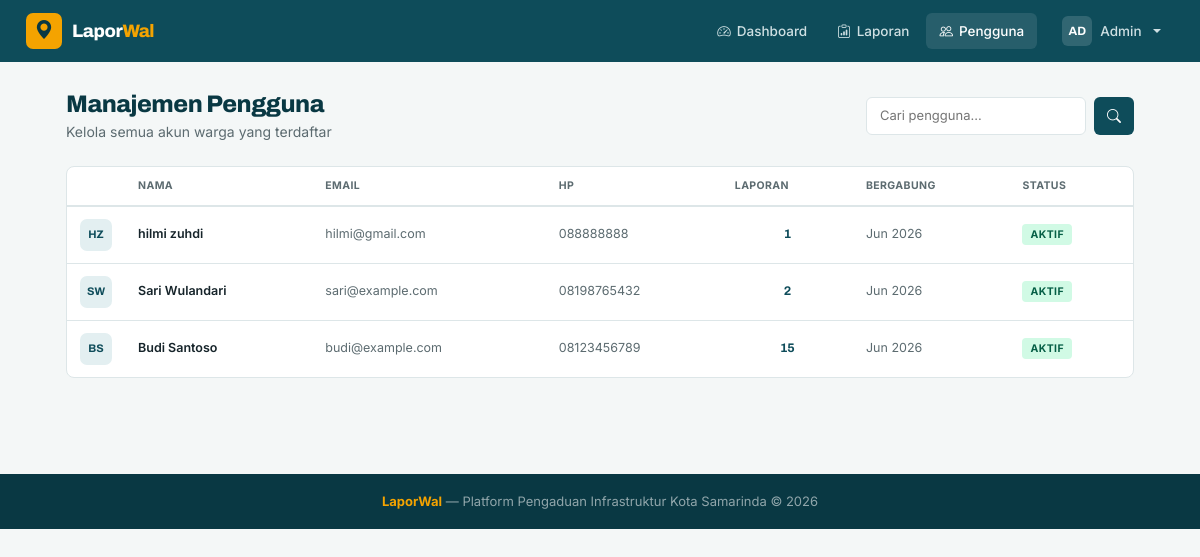
/admin-panel/pengguna/ (signed in), run on the app's committed database.
### accounts/models.py (models this page shows, shortened)
class CustomUser(AbstractUser):
    phone = models.CharField(max_length=20, blank=True, verbose_name="Nomor HP")
    avatar = models.ImageField(upload_to='avatars/', blank=True, null=True, verbose_name="Foto Profil")
    kota = models.CharField(max_length=100, default='Samarinda', verbose_name="Kota")
    is_admin_dinas = models.BooleanField(default=False, verbose_name="Admin Dinas")
    class Meta:
        verbose_name = "Pengguna"
        verbose_name_plural = "Pengguna"
    def get_initials(self):
        parts = self.get_full_name().split()
        if len(parts) >= 2:
            return parts[0][0].upper() + parts[1][0].upper()
        elif self.first_name:
            return self.first_name[:2].upper()
        return self.username[:2].upper()

### laporan/views.py (the view)
    def wrapper(request, *args, **kwargs):
        if not request.user.is_authenticated:
            return redirect('login')
        if not (request.user.is_admin_dinas or request.user.is_staff):
            messages.error(request, 'Anda tidak memiliki akses halaman admin.')
            return redirect('beranda')
        return view_func(request, *args, **kwargs)

### laporan/views.py (called while the page is built)
def admin_required(view_func):
    def wrapper(request, *args, **kwargs):
        if not request.user.is_authenticated:
            return redirect('login')
        if not (request.user.is_admin_dinas or request.user.is_staff):
            messages.error(request, 'Anda tidak memiliki akses halaman admin.')
            return redirect('beranda')
        return view_func(request, *args, **kwargs)
    wrapper.__name__ = view_func.__name__
    return wrapper

@admin_required
def admin_pengguna(request):
    search = request.GET.get('q', '')
    users = CustomUser.objects.filter(is_staff=False).annotate(
        total_laporan=Count('laporan_set')
    ).order_by('-date_joined')
    if search:
        users = users.filter(
            Q(first_name__icontains=search) |
            Q(last_name__icontains=search) |
            Q(email__icontains=search)
        )
    paginator = Paginator(users, 15)
    page_num = request.GET.get('page', 1)
    users_page = paginator.get_page(page_num)
    return render(request, 'laporan/admin_pengguna.html', {
        'users': users_page,
        'search': search,
    })

### templates/laporan/admin_pengguna.html (shortened to what this page needs)
{% extends 'base.html' %}
{% block content %}
<div class="admin-wrap">
  <div class="d-flex align-items-center justify-content-between mb-4">
    <div>
      <h1 class="h-page" style="margin-bottom:2px">Manajemen Pengguna</h1>
      <p class="section-sub mb-0">Kelola semua akun warga yang terdaftar</p>
    </div>
    <form method="get" class="d-flex gap-2">
      <input type="text" name="q" value="{{ search }}" placeholder="Cari pengguna..." style="border:1.5px solid var(--line);border-radius:6px;padding:8px 13px;font-size:13px;width:220px">
      <button type="submit" class="btn-teal" style="padding:8px 13px"><i class="bi bi-search"></i></button>
    </form>
  </div>
  <div class="lw-card" style="padding:0;overflow:hidden">
    <table class="tbl">
      <thead>
        <tr><th style="width:40px"></th><th>Nama</th><th>Email</th><th>HP</th><th>Laporan</th><th>Bergabung</th><th>Status</th></tr>
      </thead>
      <tbody>
        {% for u in users %}
        <tr>
          <td><div class="uavatar">{{ u.get_initials }}</div></td>
          <td style="font-weight:600">{{ u.get_full_name|default:u.username }}</td>
          <td style="color:var(--muted)">{{ u.email }}</td>
          <td style="color:var(--muted)">{{ u.phone|default:'-' }}</td>
          <td style="text-align:center;font-weight:700;color:var(--teal);font-family:var(--display)">{{ u.total_laporan }}</td>
          <td style="color:var(--muted)">{{ u.date_joined|date:"M Y" }}</td>
          <td>
            <span class="{% if u.is_active %}badge-selesai{% else %}badge-ditolak{% endif %}">
              {% if u.is_active %}Aktif{% else %}Nonaktif{% endif %}
            </span>
          </td>
        </tr>
        {% empty %}
        <tr><td colspan="7" class="text-center section-sub py-5">Tidak ada pengguna ditemukan.</td></tr>
        {% endfor %}
      </tbody>
    </table>
  </div>
</div>
{% endblock %}

### templates/base.html (shortened to what this page needs)
<!DOCTYPE html>
<html lang="id">
<head>
  {% load static %}
  <link href="https://cdn.jsdelivr.net/npm/bootstrap@5.3.3/dist/css/bootstrap.min.css" rel="stylesheet">
  <link href="https://cdn.jsdelivr.net/npm/bootstrap-icons@1.11.3/font/bootstrap-icons.css" rel="stylesheet">
</head>
<body>
<nav class="lw-navbar">
  <a href="{% url 'beranda' %}" class="lw-brand">
    <div class="lw-brand-icon"><i class="bi bi-geo-alt-fill"></i></div>
    <span class="lw-brand-text">Lapor<b>Wal</b></span>
  </a>
  <div class="lw-nav-links">
    {% if user.is_authenticated %}
      {% if user.is_admin_dinas or user.is_staff %}
        <a href="{% url 'admin_dashboard' %}" class="lw-nav-link {% if request.resolver_match.url_name == 'admin_dashboard' %}active{% endif %}"><i class="bi bi-speedometer2"></i>Dashboard</a>
        <a href="{% url 'admin_laporan' %}" class="lw-nav-link {% if request.resolver_match.url_name == 'admin_laporan' %}active{% endif %}"><i class="bi bi-clipboard-data"></i>Laporan</a>
        <a href="{% url 'admin_pengguna' %}" class="lw-nav-link {% if request.resolver_match.url_name == 'admin_pengguna' %}active{% endif %}"><i class="bi bi-people"></i>Pengguna</a>
      {% endif %}
      <div class="dropdown ms-2">
        <button class="lw-nav-link dropdown-toggle d-flex align-items-center gap-2" data-bs-toggle="dropdown">
          <div style="width:30px;height:30px;background:rgba(255,255,255,.15);border-radius:6px;display:flex;align-items:center;justify-content:center;font-size:12px;font-weight:700;color:#fff;font-family:var(--display)">
            {{ user.get_initials }}
          </div>
          <span class="d-none d-md-inline">{{ user.first_name|default:user.username }}</span>
        </button>
      </div>
    {% endif %}
  </div>
</nav>
{% block content %}{% endblock %}
<footer class="lw-footer">
  <b>LaporWal</b> &mdash; Platform Pengaduan Infrastruktur Kota Samarinda &copy; 2026
</footer>
</body>
</html>

### data on the page
CustomUser: get_initials "AD", first_name "Admin"
CustomUser: get_initials "HZ", get_full_name "hilmi zuhdi", email "hilmi@gmail.com", phone "088888888", total_laporan "1", date_joined "Jun 2026", is_active "AKTIF"
CustomUser: get_initials "SW", get_full_name "Sari Wulandari", email "sari@example.com", phone "08198765432", total_laporan "2", date_joined "Jun 2026", is_active "AKTIF"
CustomUser: get_initials "BS", get_full_name "Budi Santoso", email "budi@example.com", phone "08123456789", total_laporan "15", date_joined "Jun 2026", is_active "AKTIF"
